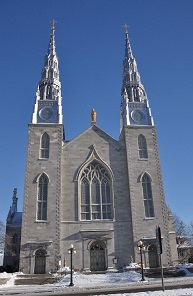
//> input picture OpenCV_Linux_Ubuntu/images/church01.jpg, 193 x 296 px
$ ./interestPoints   (built with g++ and OpenCV 4)
//> lines starting //> are read from the running program, lines starting //| are printed output that depends on the picture; after the words box and inside, x2 and y2 are one past the last pixel; in counts of white or black regions, pixels touching at a corner belong together
### OpenCV_Linux_Ubuntu/20_detect_interest_points/harrisDetector.hpp
/**
 * @File    : harrisDetector.hpp
 * @Brief   : 检测兴趣点——角点，特征，尺度不变和多尺度的特征
 * @Author  : Wei Li
 * @Date    : 2021-08-01
*/

#ifndef HARRIS_DETECTOR
#define HARRIS_DETECTOR

#include <vector>
#include <opencv2/imgproc.hpp>
#include <opencv2/highgui.hpp>
#include <opencv2/features2d.hpp>

class HarrisDetector
{
private:
    // 32 位浮点数型的角点强度图像 32-bit float image of corner strength
    cv::Mat cornerStrength;
    // 32 位浮点数型的阈值化角点图像 32-bit float image of thresholded corners
    cv::Mat cornerTh;
    // 局部最大值图像（内部） image of local maxima (internal)
    cv::Mat localMax;
    // 平滑导数的邻域尺寸 size of neighbourhood for derivatives smoothing
    int neighborhood;
    // 梯度计算的口径 aperture for gradient computation
    int aperture;
    // Harris 参数 Harris parameter
    double k;
    // 阈值计算的最大强度 maximum strength for threshold computation
    double maxStrength;
    // 计算得到的阈值（内部） calculated threshold (internal)
    double threshold;
    // 非最大值抑制的邻域尺寸 size of neighbourhood for non-max suppression
    int nonMaxSize;
    // 非最大值抑制的内核 kernel for non-max suppression
    cv::Mat kernel;

public:
    // 无参默认构造函数
    HarrisDetector() : neighborhood(3), aperture(3), k(0.1), maxStrength(0.0), threshold(0.01), nonMaxSize(3)
    {
        setLocalMaxWindowSize(nonMaxSize);
    }

    // 创建用于非最大值抑制的内核
    void setLocalMaxWindowSize(int size)
    {
        nonMaxSize = size;
        kernel.create(nonMaxSize, nonMaxSize, CV_8U);
    }

    /**检测 Harris 角点需要两个步骤
     * 1. 首先是计算每个像素的 Harris 值
     * 2. 然后，用指定的阈值获得特征点
     */
    // 1. Compute Harris corners
    void detect(const cv::Mat &image)
    {
        cv::cornerHarris(image, cornerStrength,
                         neighborhood, // 邻域尺寸
                         aperture,      // 口径尺寸
                         k);            // Harris 参数

        // 计算内部阈值
        cv::minMaxLoc(cornerStrength, 0, &maxStrength);

        // 检测局部最大值
        cv::Mat dilated; // temporary image
        cv::dilate(cornerStrength, dilated, cv::Mat());
        cv::compare(cornerStrength, dilated, localMax, cv::CMP_EQ);
    }

    // 2. 用 Harris 值得到角点分布图
    cv::Mat getCornerMap(double qualityLevel)
    {
        cv::Mat cornerMap;
        // 对角点强度阈值化
        threshold = qualityLevel * maxStrength;
        cv::threshold(cornerStrength, cornerTh, threshold, 255, cv::THRESH_BINARY);

        // 转换成 8 位图像
        cornerTh.convertTo(cornerMap, CV_8U);

        // 非最大值抑制
        cv::bitwise_and(cornerMap, localMax, cornerMap);

        return cornerMap;
    }

    // 用 Harris 值得到特征点
    void getCorners(std::vector<cv::Point> &points, double qualityLevel)
    {
        // 获得角点分布图
        cv::Mat cornerMap = getCornerMap(qualityLevel);
        // 获得角点
        getCorners(points, cornerMap);
    }

    // 用角点分布图得到特征点
    void getCorners(std::vector<cv::Point> &points, const cv::Mat &cornerMap)
    {
        // 迭代遍历像素，得到所有特征
        for (int y = 0; y < cornerMap.rows; ++y)
        {
            const uchar *rowPtr = cornerMap.ptr<uchar>(y);

            for (int x = 0; x < cornerMap.cols; ++x)
            {
                // 如果它是一个特征点
                if (rowPtr[x])
                {
                    points.push_back(cv::Point(x, y));
                }
            }
        }
    }

    // 用 cv::circle 函数画出检测到的特征点
    // 在特征点的位置画圆形
    void drawOnImage(cv::Mat &image,
                     const std::vector<cv::Point> &points,
                     cv::Scalar color = cv::Scalar(255, 255, 255),
                     int radius = 3,
                     int thickness = 1)
    {
        std::vector<cv::Point>::const_iterator it = points.begin();
        while (it != points.end())
        {
            cv::circle(image, *it, radius, color, thickness);
            ++it;
        }
    }
};

#endif // HARRIS_DETECTOR

### OpenCV_Linux_Ubuntu/20_detect_interest_points/interestPoints.cpp
/**
 * @File    : interestPoints.cpp
 * @Brief   : 检测图像中的角点；快速检测特征；尺度不变特征的检测；多尺度 FAST 特征的检测
 * @Author  : Wei Li
 * @Date    : 2021-08-01
*/

#include <iostream>

#include <opencv2/highgui.hpp>
#include <opencv2/features2d.hpp>
#include <opencv2/imgproc.hpp>
#include <opencv2/xfeatures2d.hpp>

#include "harrisDetector.hpp"

// -------------------------------
int main(int argc, char **argv)
{
    // ---------------- Harris ----------------
    const cv::String filename = "./../images/church01.jpg";
    cv::Mat image = cv::imread(filename, 0);
//> image: 296 rows x 193 cols, CV_8UC1; min 0, max 255, mean 107.8
    if (!image.data)
    {
        std::cerr << "--Error reading image file unsuccessfully." << std::endl;
        return 1;
    }

    // rotate the image (to produce a horizontal image)
    cv::transpose(image, image);
//> image: 193 rows x 296 cols, CV_8UC1
    cv::flip(image, image, 0);
    const cv::String winname = "OriginalImage";
    cv::namedWindow(winname);
    cv::imshow(winname, image);

    // Detect Harris corners
    cv::Mat cornerStrength;
    // 输入图像 角点强度的图像 邻域尺寸 口径尺寸 Harris 参数
    cv::cornerHarris(image, cornerStrength, 3, 3, 0.01);
    // 对角点强度阈值化
    cv::Mat harrisCorners;
    double threshold = 0.0001;
    cv::threshold(cornerStrength, harrisCorners, threshold, 255, cv::THRESH_BINARY_INV);
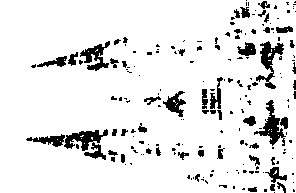
//> harrisCorners: 193 rows x 296 cols, CV_32FC1; 90.2% white; 186 black regions (135 under 20 px), largest, box (x1, y1, x2, y2) and area: (64, 129, 108, 160) 601, (254, 100, 286, 146) 488, (256, 41, 284, 89) 487
    cv::namedWindow("Harris");
    cv::imshow("Harris", harrisCorners);

    // 实例化对象
    HarrisDetector harris;
    // 计算 Harris 值
    harris.detect(image);
//> in detect, `cv::cornerHarris(image, cornerStrength, neighborhood, aperture, k);`:
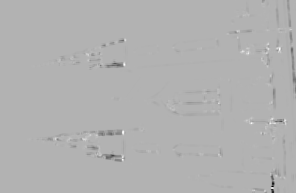
//> cornerStrength: 193 rows x 296 cols, CV_32FC1; min -0.0201, max 0.0086, mean -8.8e-05; drawn with min black and max white
//> in detect, `cv::minMaxLoc(cornerStrength, 0, &maxStrength);`: maxStrength = 0.0086
//> in detect, `cv::compare(cornerStrength, dilated, localMax, cv::CMP_EQ);`: localMax: 193 rows x 296 cols, CV_8UC1; 5.2% white in thin lines or dots
    // 检测 Harris 角点
    std::vector<cv::Point> pts;
    harris.getCorners(pts, 0.02);
//> in getCornerMap, `threshold = qualityLevel * maxStrength;`: threshold = 0.000172
//> in getCornerMap, `cv::threshold(cornerStrength, cornerTh, threshold, 255, cv::THRESH_BIN..`: cornerTh: 193 rows x 296 cols, CV_32FC1; 2.7% white in thin lines or dots, all inside (x1, y1, x2, y2) = (27, 3, 293, 192)
//> in getCornerMap, `cv::bitwise_and(cornerMap, localMax, cornerMap);`:
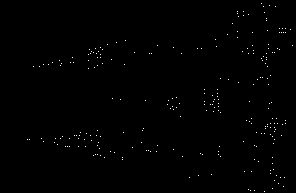
//> cornerMap: 193 rows x 296 cols, CV_8UC1; 0.44% white in thin lines or dots, all inside (x1, y1, x2, y2) = (27, 3, 293, 192)
//> after the loop in getCorners, `for (int y = 0; y < cornerMap.rows; ++y)`: points = 250 Points (x, y), first 12: [261, 3], [269, 5], [263, 6], [275, 6], [237, 11], [243, 11], [264, 12], [237, 13], [248, 14], [243, 15], [238, 16], [266, 18]
//> pts has the same summary as points in getCorners
    // 绘制检测的角点
    harris.drawOnImage(image, pts);
//> after the loop in drawOnImage, `while (it != points.end())`:
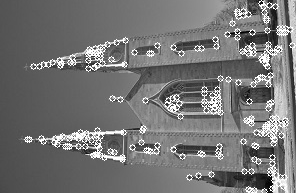
//> image: 193 rows x 296 cols, CV_8UC1; min 0, max 255, mean 116.2
    cv::namedWindow("Corners");
    cv::imshow("Corners", image);

    // ---------------- GFTT ----------------
    //  OpenCV 中用 good-features-to-track（GFTT）实现这个算法
    // 这个算法得名于它检测的特征非常适合作为视觉跟踪程序的起始集合
    image = cv::imread(filename, 0);
    if (!image.data)
    {
        std::cerr << "--Error reading image file unsuccessfully." << std::endl;
        return 1;
    }
    // rotate the image (to produce a horizontal image)
    cv::transpose(image, image);
    cv::flip(image, image, 0);

    // Compute good features to track 计算适合跟踪的特征
    std::vector<cv::KeyPoint> keypoints;
    // // GFTT 检测器
    cv::Ptr<cv::GFTTDetector> ptrGFTT = cv::GFTTDetector::create(500,  // 关键点的最大数量
                                                                 0.01, // 质量等级
                                                                 10);  // 角点之间允许的最短距离

    // 检测 GFTT
    ptrGFTT->detect(image, keypoints);
//> keypoints = 180 keypoints; strongest (x, y, size): (279, 49, 3), (124, 64, 3), (122, 159, 3), (122, 132, 3)
    std::vector<cv::KeyPoint>::const_iterator it = keypoints.begin();
    while (it != keypoints.end())
    {
        // draw a circle at each corner location
        cv::circle(image, it->pt, 3, cv::Scalar(255, 255, 255), 1);
        ++it;
    }
//> image: 193 rows x 296 cols, CV_8UC1; min 0, max 255, mean 114.7
    cv::namedWindow("GFTT");
    cv::imshow("GFTT", image);

    // 查看适合目标追踪的关键点
    image = cv::imread(filename, 0);
    if (!image.data)
    {
        std::cerr << "--Error reading image file unsuccessfully." << std::endl;
        return 1;
    }
    // rotate the image (to produce a horizontal image)
    cv::transpose(image, image);
    cv::flip(image, image, 0);

    // draw the keypoints
    cv::drawKeypoints(image,                                   // original image
                      keypoints,                               // vector of keypoints
                      image,                                   // the resulting image
                      cv::Scalar(255, 255, 255),               // color of the points
                      cv::DrawMatchesFlags::DRAW_OVER_OUTIMG); //drawing flag
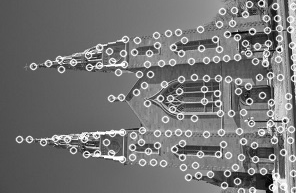
//> image: 193 rows x 296 cols, CV_8UC1; min 0, max 255, mean 117.5

    cv::namedWindow("Good Features to Track Detector");
    cv::imshow("Good Features to Track Detector", image);

    // ---------------- FAST ----------------
    // 特征点算子，叫作 FAST（Features from Accelerated Segment Test， 加速分割测试获得特征）
    // 这种算子专门用来快速检测兴趣点——只需对比几个像素，就可以判断它是否为关键点
    image = cv::imread(filename, 0);
    if (!image.data)
    {
        std::cerr << "--Error reading image file unsuccessfully." << std::endl;
        return 1;
    }
    // rotate the image (to produce a horizontal image)
    cv::transpose(image, image);
    cv::flip(image, image, 0);

    keypoints.clear();
//> keypoints = 0 keypoints
    // FAST detector
    cv::Ptr<cv::FastFeatureDetector> ptrFAST = cv::FastFeatureDetector::create(40);
    // detect the keypoints
    ptrFAST->detect(image, keypoints);
//> keypoints = 441 keypoints; strongest (x, y, size): (272, 188, 7), (89, 60, 7), (242, 51, 7), (124, 64, 7)
    // draw the keypoints
    cv::drawKeypoints(image, keypoints, image, cv::Scalar(255, 255, 255), cv::DrawMatchesFlags::DRAW_OVER_OUTIMG);
    std::cout << "Number of keypoints (FAST): " << keypoints.size() << std::endl;
//| Number of keypoints (FAST): 441
    cv::namedWindow("FAST");
    cv::imshow("FAST", image);

    // FAST feature without non-max suppression
    image = cv::imread(filename, 0);
    if (!image.data)
    {
        std::cerr << "--Error reading image file unsuccessfully." << std::endl;
        return 1;
    }
    // rotate the image (to produce a horizontal image)
    cv::transpose(image, image);
    cv::flip(image, image, 0);

    keypoints.clear();
//> keypoints = 0 keypoints
    // detect the keypoints
    ptrFAST->setNonmaxSuppression(false);
    ptrFAST->detect(image, keypoints);
//> keypoints = 991 keypoints; strongest (x, y, size): (260, 3, 7), (262, 3, 7), (246, 4, 7), (268, 4, 7)
    // draw the keypoints
    cv::drawKeypoints(image, keypoints, image, cv::Scalar(255, 255, 255), cv::DrawMatchesFlags::DRAW_OVER_OUTIMG);
    cv::namedWindow("FAST Features (all)");
    cv::imshow("FAST Features (all)", image);

    // 应用程序不同，检测特征点时采用的策略也不同
    // 例如在事先明确兴趣点数量的情况下，可以对检测过程进行动态适配
    // 简单的做法是采用范围较大的阈值检测出很多兴趣点，然后从中提取出 n 个强度最大的
    image = cv::imread(filename, 0);
    if (!image.data)
    {
        std::cerr << "--Error reading image file unsuccessfully." << std::endl;
        return 1;
    }
    // rotate the image (to produce a horizontal image)
    cv::transpose(image, image);
    cv::flip(image, image, 0);

    int total(100);         // requested number of keypoints
    int hstep(5), vstep(3); // a grid of 4 columns by 3 rows
    // hstep= vstep= 1; // try without grid
    int hsize(image.cols / hstep), vsize(image.rows / vstep);
//> hsize = 59; vsize = 64
    int subtotal(total / (hstep * vstep)); // number of keypoints per grid
    cv::Mat imageROI;
    std::vector<cv::KeyPoint> gridpoints;

    std::cout << "Grid of " << vstep << " by " << hstep << " each of size " << vsize << " by " << hsize << std::endl;
//| Grid of 3 by 5 each of size 64 by 59

    // detection with low threshold
    ptrFAST->setThreshold(20);
    // non-max suppression
    ptrFAST->setNonmaxSuppression(true);

    // The final vector of keypoints 最终的关键点容器
    keypoints.clear();
//> keypoints = 0 keypoints
    // detect on each grid 检测每个网格
    for (int i = 0; i < vstep; i++)
        for (int j = 0; j < hstep; j++)
        {
            // create ROI over current grid
            imageROI = image(cv::Rect(j * hsize, i * vsize, hsize, vsize));
            // detect the keypoints in grid 在网格中检测关键点
            gridpoints.clear();
            ptrFAST->detect(imageROI, gridpoints);
            std::cout << "Number of FAST in grid " << i << "," << j << ": " << gridpoints.size() << std::endl;
            if (gridpoints.size() > subtotal)
            {
                for (auto it = gridpoints.begin(); it != gridpoints.begin() + subtotal; ++it)
                {
                    std::cout << "  " << it->response << std::endl;
                }
            }

            // get the strongest FAST features 获取强度最大的 FAST 特征
            auto itEnd(gridpoints.end());
            if (gridpoints.size() > subtotal)
            { // select the strongest features 选取最强的特征
                std::nth_element(gridpoints.begin(), gridpoints.begin() + subtotal, gridpoints.end(),
                                 [](cv::KeyPoint &a, cv::KeyPoint &b)
                                 { return a.response > b.response; });
                itEnd = gridpoints.begin() + subtotal;
            }

            // add them to the global keypoint vector 加入全局特征容器
            for (auto it = gridpoints.begin(); it != itEnd; ++it)
            {
                // 转换成图像上的坐标
                it->pt += cv::Point2f(j * hsize, i * vsize);
                keypoints.push_back(*it);
                std::cout << "  " << it->response << std::endl;
            }
        }
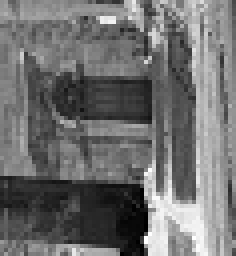
//> imageROI: 64 rows x 59 cols, CV_8UC1 (shown 4 times larger); min 0, max 255, mean 111.1
//> after the loop, gridpoints = 125 keypoints; strongest (x, y, size): (272, 188, 7), (263, 133, 7), (272, 143, 7), (261, 133, 7); keypoints = 82 keypoints; strongest (x, y, size): (272, 188, 7), (89, 60, 7), (242, 51, 7), (280, 51, 7)

    // draw the keypoints
    cv::drawKeypoints(image, keypoints, image, cv::Scalar(255, 255, 255), cv::DrawMatchesFlags::DRAW_OVER_OUTIMG);
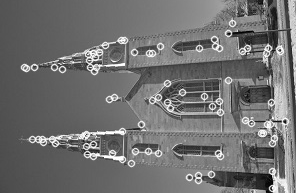
//> image: 193 rows x 296 cols, CV_8UC1; min 0, max 255, mean 112.2
    cv::namedWindow("FAST Features (grid)");
    cv::imshow("FAST Features (grid)", image);

    // ---------------- FAST ----------------
    /**计算机视觉界引入了尺度不变特征的概念
     * 它的理念是，不仅在任何尺度下拍摄的物体都能检测到一致的关键点，
     * 而且每个被检测的特征点都对应一个尺度因子。
     *
     * 理想情况下，对于两幅图像中不同尺度的同一个物体点，
     * 计算得到的两个尺度因子之间的比率应该等于图像尺度的比率
     */
    // SURF 特征，它的全称为加速稳健特征（Speeded Up Robust Feature）
    // 它们不仅是尺度不变特征，而且是具有较高计算效率的特征
    image = cv::imread(filename, 0);
    if (!image.data)
    {
        std::cerr << "--Error reading image file unsuccessfully." << std::endl;
        return 1;
    }
    // rotate the image (to produce a horizontal image)
    cv::transpose(image, image);
    cv::flip(image, image, 0);
    keypoints.clear();
//> keypoints = 0 keypoints

    // Construct the SURF feature detector object
//> (the run ends here: the program stops with an error, at `cv::Ptr<cv::xfeatures2d::SurfFeatureDetector> ptrSURF = cv::xfeatures2..`)

$ run again, with OpenCV_Linux_Ubuntu/images/church02.jpg copied over OpenCV_Linux_Ubuntu/images/church01.jpg
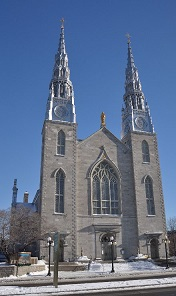
//> input picture OpenCV_Linux_Ubuntu/images/church02.jpg, 176 x 296 px
//> harrisCorners: 176 rows x 296 cols, CV_32FC1; 89.7% white; 184 black regions (148 under 20 px), largest, box (x1, y1, x2, y2) and area: (33, 100, 109, 128) 705, (250, 113, 295, 173) 619, (47, 23, 135, 48) 615
//> maxStrength = 0.0115
//> localMax: 176 rows x 296 cols, CV_8UC1; 5% white in thin lines or dots
//> threshold = 0.000231
//> cornerTh: 176 rows x 296 cols, CV_32FC1; 2.3% white in thin lines or dots, all inside (x1, y1, x2, y2) = (28, 3, 293, 172)
//> in getCornerMap, `cv::bitwise_and(cornerMap, localMax, cornerMap);`:
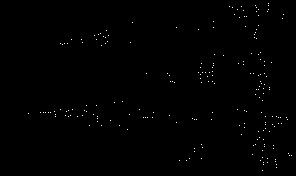
//> cornerMap: 176 rows x 296 cols, CV_8UC1; 0.41% white in thin lines or dots, all inside (x1, y1, x2, y2) = (28, 3, 292, 171)
//> after the loop in getCorners, `for (int y = 0; y < cornerMap.rows; ++y)`: points = 211 Points (x, y), first 12: [268, 3], [255, 5], [268, 5], [229, 6], [241, 6], [232, 7], [256, 7], [237, 9], [258, 9], [268, 9], [243, 10], [256, 11]
//> pts has the same summary as points in getCorners
//> `ptrGFTT->detect(image, keypoints);`: keypoints = 164 keypoints; strongest (x, y, size): (265, 128, 3), (264, 65, 3), (119, 125, 3), (238, 63, 3)
//> `keypoints.clear();`: keypoints = 0 keypoints
//> `ptrFAST->detect(image, keypoints);`: keypoints = 435 keypoints; strongest (x, y, size): (243, 122, 7), (274, 127, 7), (129, 42, 7), (117, 125, 7)
//| Number of keypoints (FAST): 435
//> `keypoints.clear();`: keypoints = 0 keypoints
//> `ptrFAST->detect(image, keypoints);`: keypoints = 927 keypoints; strongest (x, y, size): (261, 3, 7), (254, 4, 7), (261, 4, 7), (224, 5, 7)
//| Grid of 3 by 5 each of size 58 by 59
//> `keypoints.clear();`: keypoints = 0 keypoints
//> after the loop `for (int i = 0; i < vstep; i++)`: gridpoints = 130 keypoints; strongest (x, y, size): (243, 122, 7), (274, 127, 7), (252, 153, 7), (286, 123, 7); keypoints = 85 keypoints; strongest (x, y, size): (243, 122, 7), (274, 127, 7), (129, 42, 7), (252, 153, 7)
//> `cv::drawKeypoints(image, keypoints, image, cv::Scalar(255, 255, 255), ..`:
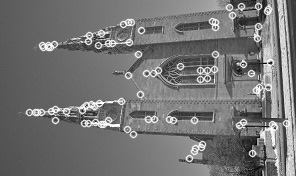
//> image: 176 rows x 296 cols, CV_8UC1; min 0, max 255, mean 116.2
//> `keypoints.clear();`: keypoints = 0 keypoints
